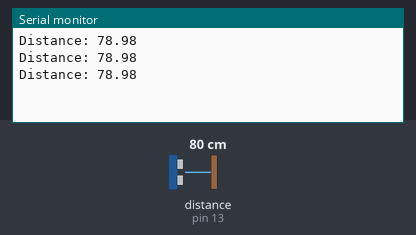
This sketch was run on a simulated Arduino Uno, built with avr-gcc and run on an emulated ATmega328P. Parts: the last lines printed to the serial monitor. Wiring (inferred from the names in the program): ultrasonic range finder: trigger pin 5; echo pin 13. The inputs (shaded band) are chosen by the test bench; at power-on: distance to the obstacle (sensor on pin 13) 80 cm. The echo pulse lasts 58.3 µs per cm.

Above: at 1.3 s.
1.4 s: distance to the obstacle (sensor on pin 13) set to 2 cm
At 1.9 s:
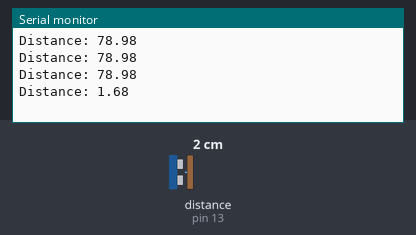
2.9 s: distance to the obstacle (sensor on pin 13) set to 4 cm
At 3.4 s:
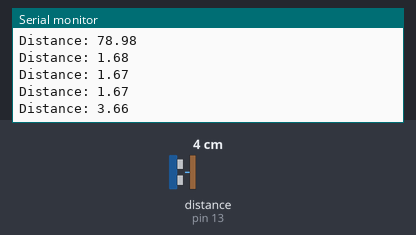
Timing chart, 0 to 5.9 s (numbered marks = the images above; inputs shaded):
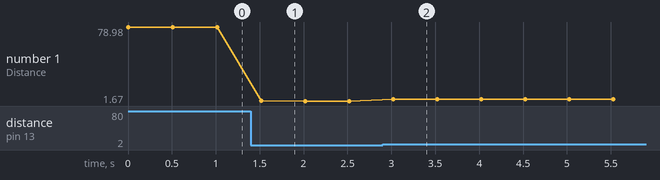

The sketch:

objectAvoidanceTest1.ino
```cpp
const int TRIGGERPIN = 5;
const int ECHOPIN = 13;

long duration; // in microseconds
float distance; // will store distance in cm

void setup()
{
  Serial.begin(9600);
  pinMode(TRIGGERPIN, OUTPUT);
  pinMode(ECHOPIN, INPUT);
}

void loop()
{
  // Send trigger pulse
  digitalWrite(TRIGGERPIN, HIGH);
  delayMicroseconds(2);

  digitalWrite(TRIGGERPIN, LOW);
  delayMicroseconds(10);

  digitalWrite(TRIGGERPIN, HIGH);

  duration = pulseIn(ECHOPIN, HIGH);

  distance = duration * 0.034 / 2;

  Serial.print("Distance: ");
  Serial.println(distance);

  delay(500);
}
```

Measured:
- after the input at 1.4 s, the serial monitor: prints a new line after 0.12 s (image 1)
- after the input at 2.9 s, the serial monitor: prints a new line after 0.12 s (image 2)
- plotted number 1: 78.98 → 1.67 after the input at 1.4 s, 1.67 → 3.66 after the input at 2.9 s
